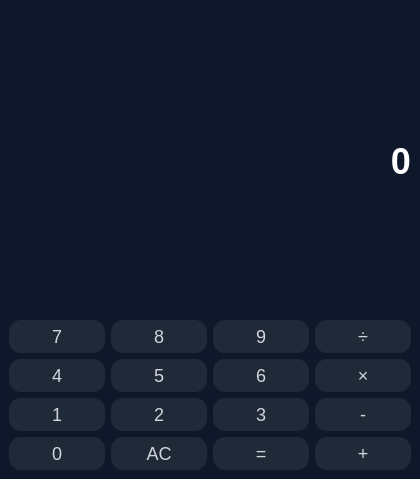
<?xml version="1.0" encoding="UTF-8"?>
<ui version="4.0">
 <class>Calculator</class>
 <widget class="QMainWindow" name="Calculator">
  <property name="geometry">
   <rect>
    <x>0</x>
    <y>0</y>
    <width>420</width>
    <height>479</height>
   </rect>
  </property>
  <property name="windowTitle">
   <string>Calculator</string>
  </property>
  <widget class="QWidget" name="centralwidget">
   <property name="styleSheet">
    <string>
     QWidget{
        background:#0f172a;
     }
     #panel{
        background:#111827;
        border-radius:18px;
     }
     QPushButton{
        background:#1f2937;
        color:#d1d5db;
        border-radius:12px;
        font-size:18px;
        padding:6px;
     }
     QPushButton:hover{
        background:#334155;
     }
     QPushButton[class=&quot;op&quot;]{
        background:#1d4ed8;
        color:white;
     }
     QPushButton[class=&quot;eq&quot;]{
        background:#3b82f6;
        color:white;
        font-weight:600;
     }
     QLabel{
        color:white;
     }
    </string>
   </property>
   <layout class="QVBoxLayout">
    <item>
     <layout class="QVBoxLayout">
      <item>
       <layout class="QVBoxLayout">
        <item>
         <widget class="QLabel" name="result">
          <property name="font">
           <font>
            <pointsize>-1</pointsize>
            <weight>87</weight>
            <bold>true</bold>
           </font>
          </property>
          <property name="styleSheet">
           <string>font-size:36px;font-weight:700;</string>
          </property>
          <property name="text">
           <string>0</string>
          </property>
          <property name="alignment">
           <set>Qt::AlignRight|Qt::AlignTrailing|Qt::AlignVCenter</set>
          </property>
         </widget>
        </item>
       </layout>
      </item>
      <item>
       <layout class="QGridLayout" name="grid">
        <item row="1" column="2">
         <widget class="QPushButton" name="nine">
          <property name="text">
           <string>9</string>
          </property>
         </widget>
        </item>
        <item row="2" column="0">
         <widget class="QPushButton" name="four">
          <property name="text">
           <string>4</string>
          </property>
         </widget>
        </item>
        <item row="2" column="2">
         <widget class="QPushButton" name="six">
          <property name="text">
           <string>6</string>
          </property>
         </widget>
        </item>
        <item row="2" column="1">
         <widget class="QPushButton" name="five">
          <property name="text">
           <string>5</string>
          </property>
         </widget>
        </item>
        <item row="3" column="0">
         <widget class="QPushButton" name="one">
          <property name="text">
           <string>1</string>
          </property>
         </widget>
        </item>
        <item row="1" column="1">
         <widget class="QPushButton" name="eight">
          <property name="text">
           <string>8</string>
          </property>
         </widget>
        </item>
        <item row="1" column="0">
         <widget class="QPushButton" name="seven">
          <property name="text">
           <string>7</string>
          </property>
         </widget>
        </item>
        <item row="4" column="0">
         <widget class="QPushButton" name="zero">
          <property name="text">
           <string>0</string>
          </property>
         </widget>
        </item>
        <item row="3" column="2">
         <widget class="QPushButton" name="three">
          <property name="text">
           <string>3</string>
          </property>
         </widget>
        </item>
        <item row="3" column="1">
         <widget class="QPushButton" name="two">
          <property name="text">
           <string>2</string>
          </property>
         </widget>
        </item>
        <item row="4" column="2">
         <widget class="QPushButton" name="equal">
          <property name="text">
           <string>=</string>
          </property>
          <property name="class" stdset="0">
           <string>eq</string>
          </property>
         </widget>
        </item>
        <item row="4" column="1">
         <widget class="QPushButton" name="delete_all">
          <property name="text">
           <string>AC</string>
          </property>
          <property name="class" stdset="0">
           <string>op</string>
          </property>
         </widget>
        </item>
        <item row="4" column="3">
         <widget class="QPushButton" name="plus">
          <property name="text">
           <string>+</string>
          </property>
          <property name="class" stdset="0">
           <string>op</string>
          </property>
         </widget>
        </item>
        <item row="3" column="3">
         <widget class="QPushButton" name="minus">
          <property name="text">
           <string>-</string>
          </property>
          <property name="class" stdset="0">
           <string>op</string>
          </property>
         </widget>
        </item>
        <item row="2" column="3">
         <widget class="QPushButton" name="mutiply">
          <property name="text">
           <string>×</string>
          </property>
          <property name="class" stdset="0">
           <string>op</string>
          </property>
         </widget>
        </item>
        <item row="1" column="3">
         <widget class="QPushButton" name="divide">
          <property name="text">
           <string>÷</string>
          </property>
          <property name="class" stdset="0">
           <string>op</string>
          </property>
         </widget>
        </item>
       </layout>
      </item>
     </layout>
    </item>
   </layout>
  </widget>
 </widget>
 <resources/>
 <connections/>
</ui>
